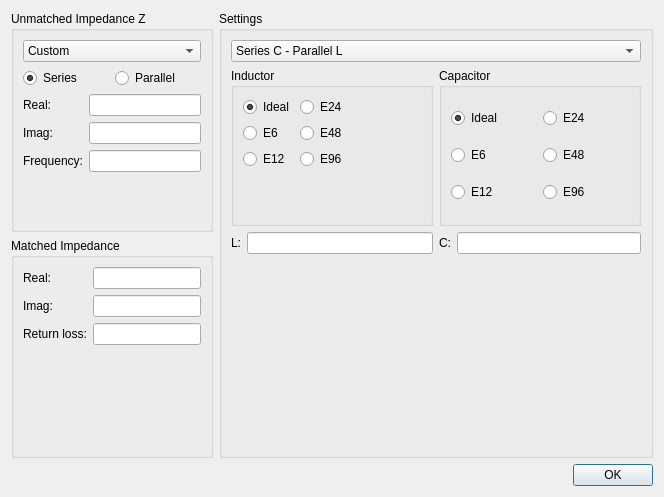
<?xml version="1.0" encoding="UTF-8"?>
<ui version="4.0">
 <class>ImpedanceMatchDialog</class>
 <widget class="QDialog" name="ImpedanceMatchDialog">
  <property name="windowModality">
   <enum>Qt::ApplicationModal</enum>
  </property>
  <property name="geometry">
   <rect>
    <x>0</x>
    <y>0</y>
    <width>664</width>
    <height>497</height>
   </rect>
  </property>
  <property name="windowTitle">
   <string>Impedance Matching</string>
  </property>
  <layout class="QVBoxLayout" name="verticalLayout">
   <item>
    <layout class="QHBoxLayout" name="horizontalLayout_3" stretch="0,1">
     <item>
      <layout class="QVBoxLayout" name="verticalLayout_5">
       <item>
        <widget class="QGroupBox" name="groupBox_4">
         <property name="title">
          <string>Unmatched Impedance Z</string>
         </property>
         <layout class="QVBoxLayout" name="verticalLayout_3">
          <item>
           <widget class="QComboBox" name="cSource">
            <item>
             <property name="text">
              <string>Custom</string>
             </property>
            </item>
           </widget>
          </item>
          <item>
           <layout class="QHBoxLayout" name="horizontalLayout">
            <item>
             <widget class="QRadioButton" name="rbSeries">
              <property name="text">
               <string>Series</string>
              </property>
              <property name="checked">
               <bool>true</bool>
              </property>
              <attribute name="buttonGroup">
               <string notr="true">zGroup</string>
              </attribute>
             </widget>
            </item>
            <item>
             <widget class="QRadioButton" name="rbParallel">
              <property name="text">
               <string>Parallel</string>
              </property>
              <attribute name="buttonGroup">
               <string notr="true">zGroup</string>
              </attribute>
             </widget>
            </item>
           </layout>
          </item>
          <item>
           <layout class="QFormLayout" name="formLayout_2">
            <item row="0" column="0">
             <widget class="QLabel" name="label">
              <property name="text">
               <string>Real:</string>
              </property>
             </widget>
            </item>
            <item row="0" column="1">
             <widget class="SIUnitEdit" name="zReal"/>
            </item>
            <item row="1" column="0">
             <widget class="QLabel" name="label_5">
              <property name="text">
               <string>Imag:</string>
              </property>
             </widget>
            </item>
            <item row="1" column="1">
             <widget class="SIUnitEdit" name="zImag"/>
            </item>
            <item row="2" column="0">
             <widget class="QLabel" name="frequencyLabel">
              <property name="text">
               <string>Frequency:</string>
              </property>
             </widget>
            </item>
            <item row="2" column="1">
             <widget class="SIUnitEdit" name="zFreq"/>
            </item>
           </layout>
          </item>
         </layout>
        </widget>
       </item>
       <item>
        <widget class="QGroupBox" name="groupBox_3">
         <property name="title">
          <string>Matched Impedance</string>
         </property>
         <layout class="QFormLayout" name="formLayout">
          <item row="0" column="0">
           <widget class="QLabel" name="label_2">
            <property name="text">
             <string>Real:</string>
            </property>
           </widget>
          </item>
          <item row="0" column="1">
           <widget class="SIUnitEdit" name="mReal">
            <property name="enabled">
             <bool>true</bool>
            </property>
            <property name="readOnly">
             <bool>true</bool>
            </property>
           </widget>
          </item>
          <item row="1" column="0">
           <widget class="QLabel" name="label_3">
            <property name="text">
             <string>Imag:</string>
            </property>
           </widget>
          </item>
          <item row="1" column="1">
           <widget class="SIUnitEdit" name="mImag">
            <property name="enabled">
             <bool>true</bool>
            </property>
            <property name="readOnly">
             <bool>true</bool>
            </property>
           </widget>
          </item>
          <item row="2" column="0">
           <widget class="QLabel" name="label_4">
            <property name="text">
             <string>Return loss:</string>
            </property>
           </widget>
          </item>
          <item row="2" column="1">
           <widget class="SIUnitEdit" name="mLoss">
            <property name="enabled">
             <bool>true</bool>
            </property>
            <property name="readOnly">
             <bool>true</bool>
            </property>
           </widget>
          </item>
         </layout>
        </widget>
       </item>
      </layout>
     </item>
     <item>
      <widget class="QGroupBox" name="groupBox_5">
       <property name="title">
        <string>Settings</string>
       </property>
       <layout class="QVBoxLayout" name="verticalLayout_6">
        <item>
         <widget class="QComboBox" name="cMatchType">
          <item>
           <property name="text">
            <string>Series C - Parallel L</string>
           </property>
          </item>
          <item>
           <property name="text">
            <string>Parallel C - Series L</string>
           </property>
          </item>
         </widget>
        </item>
        <item>
         <layout class="QHBoxLayout" name="horizontalLayout_5">
          <item>
           <layout class="QVBoxLayout" name="verticalLayout_2">
            <item>
             <widget class="QGroupBox" name="groupBox">
              <property name="title">
               <string>Inductor</string>
              </property>
              <layout class="QFormLayout" name="formLayout_3">
               <item row="0" column="0">
                <widget class="QRadioButton" name="lIdeal">
                 <property name="text">
                  <string>Ideal</string>
                 </property>
                 <property name="checked">
                  <bool>true</bool>
                 </property>
                 <attribute name="buttonGroup">
                  <string notr="true">lGroup</string>
                 </attribute>
                </widget>
               </item>
               <item row="0" column="1">
                <widget class="QRadioButton" name="lE24">
                 <property name="text">
                  <string>E24</string>
                 </property>
                 <attribute name="buttonGroup">
                  <string notr="true">lGroup</string>
                 </attribute>
                </widget>
               </item>
               <item row="1" column="0">
                <widget class="QRadioButton" name="lE6">
                 <property name="text">
                  <string>E6</string>
                 </property>
                 <attribute name="buttonGroup">
                  <string notr="true">lGroup</string>
                 </attribute>
                </widget>
               </item>
               <item row="1" column="1">
                <widget class="QRadioButton" name="lE48">
                 <property name="text">
                  <string>E48</string>
                 </property>
                 <attribute name="buttonGroup">
                  <string notr="true">lGroup</string>
                 </attribute>
                </widget>
               </item>
               <item row="2" column="0">
                <widget class="QRadioButton" name="lE12">
                 <property name="text">
                  <string>E12</string>
                 </property>
                 <attribute name="buttonGroup">
                  <string notr="true">lGroup</string>
                 </attribute>
                </widget>
               </item>
               <item row="2" column="1">
                <widget class="QRadioButton" name="lE96">
                 <property name="text">
                  <string>E96</string>
                 </property>
                 <attribute name="buttonGroup">
                  <string notr="true">lGroup</string>
                 </attribute>
                </widget>
               </item>
              </layout>
             </widget>
            </item>
            <item>
             <layout class="QHBoxLayout" name="horizontalLayout_4">
              <item>
               <widget class="QLabel" name="lL">
                <property name="text">
                 <string>L:</string>
                </property>
               </widget>
              </item>
              <item>
               <widget class="SIUnitEdit" name="lValue">
                <property name="enabled">
                 <bool>true</bool>
                </property>
                <property name="readOnly">
                 <bool>true</bool>
                </property>
               </widget>
              </item>
             </layout>
            </item>
           </layout>
          </item>
          <item>
           <layout class="QVBoxLayout" name="verticalLayout_4">
            <item>
             <widget class="QGroupBox" name="groupBox_2">
              <property name="title">
               <string>Capacitor</string>
              </property>
              <layout class="QGridLayout" name="gridLayout_2">
               <item row="1" column="0">
                <widget class="QRadioButton" name="cE6">
                 <property name="text">
                  <string>E6</string>
                 </property>
                 <attribute name="buttonGroup">
                  <string notr="true">cGroup</string>
                 </attribute>
                </widget>
               </item>
               <item row="2" column="0">
                <widget class="QRadioButton" name="cE12">
                 <property name="text">
                  <string>E12</string>
                 </property>
                 <attribute name="buttonGroup">
                  <string notr="true">cGroup</string>
                 </attribute>
                </widget>
               </item>
               <item row="0" column="0">
                <widget class="QRadioButton" name="cIdeal">
                 <property name="text">
                  <string>Ideal</string>
                 </property>
                 <property name="checked">
                  <bool>true</bool>
                 </property>
                 <attribute name="buttonGroup">
                  <string notr="true">cGroup</string>
                 </attribute>
                </widget>
               </item>
               <item row="0" column="1">
                <widget class="QRadioButton" name="cE24">
                 <property name="text">
                  <string>E24</string>
                 </property>
                 <attribute name="buttonGroup">
                  <string notr="true">cGroup</string>
                 </attribute>
                </widget>
               </item>
               <item row="1" column="1">
                <widget class="QRadioButton" name="cE48">
                 <property name="text">
                  <string>E48</string>
                 </property>
                 <attribute name="buttonGroup">
                  <string notr="true">cGroup</string>
                 </attribute>
                </widget>
               </item>
               <item row="2" column="1">
                <widget class="QRadioButton" name="cE96">
                 <property name="text">
                  <string>E96</string>
                 </property>
                 <attribute name="buttonGroup">
                  <string notr="true">cGroup</string>
                 </attribute>
                </widget>
               </item>
              </layout>
             </widget>
            </item>
            <item>
             <layout class="QHBoxLayout" name="horizontalLayout_2">
              <item>
               <widget class="QLabel" name="lC">
                <property name="text">
                 <string>C:</string>
                </property>
               </widget>
              </item>
              <item>
               <widget class="SIUnitEdit" name="cValue">
                <property name="enabled">
                 <bool>true</bool>
                </property>
                <property name="readOnly">
                 <bool>true</bool>
                </property>
               </widget>
              </item>
             </layout>
            </item>
           </layout>
          </item>
         </layout>
        </item>
        <item>
         <widget class="QLabel" name="Image">
          <property name="text">
           <string/>
          </property>
          <property name="scaledContents">
           <bool>false</bool>
          </property>
         </widget>
        </item>
       </layout>
      </widget>
     </item>
    </layout>
   </item>
   <item>
    <widget class="QDialogButtonBox" name="buttonBox">
     <property name="orientation">
      <enum>Qt::Horizontal</enum>
     </property>
     <property name="standardButtons">
      <set>QDialogButtonBox::Ok</set>
     </property>
    </widget>
   </item>
  </layout>
 </widget>
 <customwidgets>
  <customwidget>
   <class>SIUnitEdit</class>
   <extends>QLineEdit</extends>
   <header>CustomWidgets/siunitedit.h</header>
  </customwidget>
 </customwidgets>
 <resources/>
 <connections>
  <connection>
   <sender>buttonBox</sender>
   <signal>accepted()</signal>
   <receiver>ImpedanceMatchDialog</receiver>
   <slot>accept()</slot>
   <hints>
    <hint type="sourcelabel">
     <x>248</x>
     <y>254</y>
    </hint>
    <hint type="destinationlabel">
     <x>157</x>
     <y>274</y>
    </hint>
   </hints>
  </connection>
  <connection>
   <sender>buttonBox</sender>
   <signal>rejected()</signal>
   <receiver>ImpedanceMatchDialog</receiver>
   <slot>reject()</slot>
   <hints>
    <hint type="sourcelabel">
     <x>316</x>
     <y>260</y>
    </hint>
    <hint type="destinationlabel">
     <x>286</x>
     <y>274</y>
    </hint>
   </hints>
  </connection>
 </connections>
 <buttongroups>
  <buttongroup name="lGroup"/>
  <buttongroup name="zGroup"/>
  <buttongroup name="cGroup"/>
 </buttongroups>
</ui>
